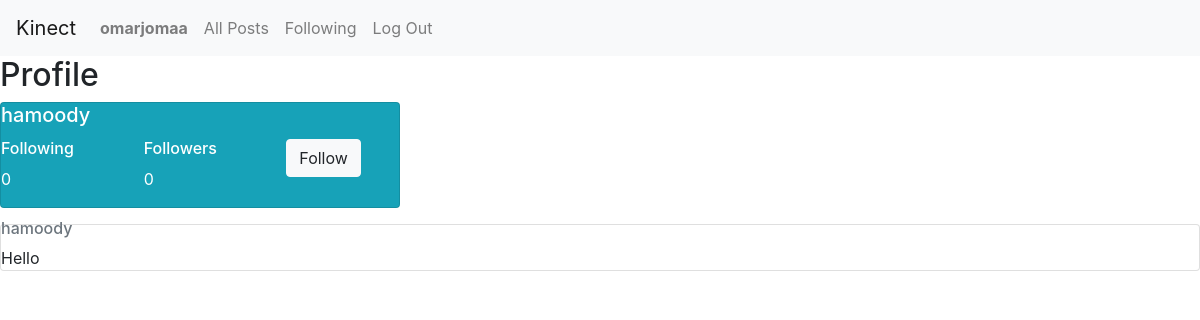
The page /profile/hamoody (signed in) on the database its author committed.
### kinect/models.py (models this page shows, shortened)
class User(AbstractUser):
    following= models.ManyToManyField('self',symmetrical=False, related_name="user_following")
    follower= models.ManyToManyField('self',symmetrical=False, related_name="user_followers")
    def __str__(self):
        return f"{self.username}"

class NewPost(models.Model):
    user = models.ForeignKey("User", on_delete=models.CASCADE, related_name="user")
    body = models.TextField(blank=True)
    Timestamp= models.DateTimeField(auto_now_add=True)

### kinect/views.py (the view)
# urls.py: path("profile/<user>", views.profile, name='profile'),
def profile(request, user):
    if request.user.is_authenticated:
        user = get_object_or_404(User, username=user)
        posts= NewPost.objects.filter(user=user)
    else:
        HttpResponseRedirect(reverse('login'))
    return render(request, "network/profile.html", {
        "posts": posts,
        "user": user
    })

### kinect/templates/network/profile.html (shortened to what this page needs)
{% extends 'network/layout.html' %}
{% load static %}
{% block body %}
<div id="profile">
    <h2>Profile</h2>
    <div class="card text-white bg-info mb-3" style="max-width: 25rem;">
        <h5 class="card-title">{{user}}</h5>
        <div class="row">
            <div class="col-md-4">
                <h6> Following</h6>
                <p>{{user.following.all.count}}</p>
            </div>
            <div class="col-md-4">
                <h6> Followers</h6>
                <p>{{user.follower.all.count}}</p>
            </div>
            <div class="col-md-4">
                <button id="follow" type="button" class="btn btn-light">Follow</button>
            </div>
        </div>
    </div>
</div>
<div id="posts">
    {% for p in posts %}
       <div class="card">
        <h6 class="card-subtitle mb-2 text-muted"> {{p.user}} </h6>
        <p class="card-text"> {{p.body}} </p>
       </div>
    {% endfor %}
</div>
{% endblock %}

### kinect/templates/network/layout.html (shortened to what this page needs)
{% load static %}
<!DOCTYPE html>
<html lang="en">
    <head>
        <link rel="stylesheet" href="https://stackpath.bootstrapcdn.com/bootstrap/4.4.1/css/bootstrap.min.css">
        <link href="{% static 'network/styles.css' %}" rel="stylesheet">
    </head>
    <body>
        <nav class="navbar navbar-expand-lg navbar-light bg-light">
            <a class="navbar-brand" href="#">Kinect</a>
            <div>
              <ul class="navbar-nav mr-auto">
                {% if user.is_authenticated %}
                    <li class="nav-item">
                        <a class="nav-link" href="{% url 'profile' request.user %}"><strong>{{ request.user }}</strong></a>
                    </li>
                {% endif %}
                <li class="nav-item">
                  <a class="nav-link" id="allposts" href="{% url 'index' %}">All Posts</a>
                </li>
                {% if user.is_authenticated %}
                    <li class="nav-item">
                        <a class="nav-link" href="#">Following</a>
                    </li>
                    <li class="nav-item">
                        <a class="nav-link" href="{% url 'logout' %}">Log Out</a>
                    </li>
                {% endif %}
              </ul>
            </div>
          </nav>
        <div class="body">
            {% block body %}
            {% endblock %}
        </div>
    </body>
</html>

### rows shown on the page
User: user "omarjomaa"
User: username "hamoody", following.all.count "0", follower.all.count "0"
NewPost: user "hamoody", body "Hello"
